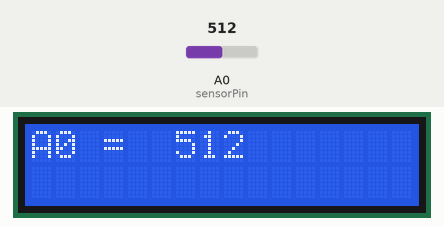
Recording of a sketch running on a simulated Arduino Uno, built with avr-gcc and run on an emulated ATmega328P. On the bench: 16×2 character LCD. The inputs (shaded band) are chosen by the test bench; at power-on: A0 (sensorPin) = 512.

Above: at 1.2 s.
1.3 s: A0 (sensorPin) set to 716
At 2.0 s:
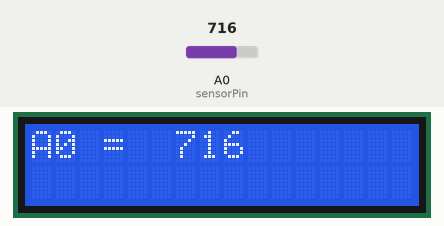
2.8 s: A0 (sensorPin) set to 900
At 3.8 s:
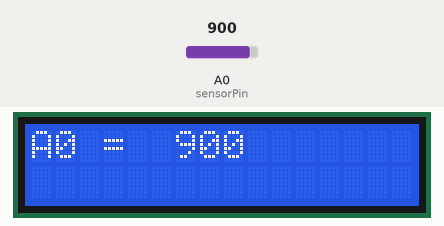
4.4 s: A0 (sensorPin) set to 1010
At 5.5 s:
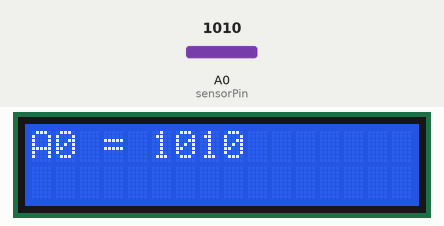
Timing chart, 0 to 7.4 s (numbered marks = the images above; inputs shaded):
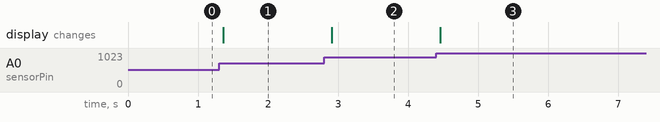

The sketch:

sketch_may26a_analogRead_to_LCD.ino
```cpp
#include <LiquidCrystal.h>

const byte rs = 12, en = 11, d4 = 5, d5 = 4, d6 = 3, d7 = 2;
LiquidCrystal lcd(rs, en, d4, d5, d6, d7);

const byte sensorPin = A0;

void setup() {
  lcd.begin(16, 2);
}

void loop() {
  unsigned int sensorValue;

  // sensorValue = analogRead(sensorPin);

  sensorValue = 0;
  for (byte i = 0; i < 64; i++)
    sensorValue += analogRead(sensorPin);
  sensorValue >>= 6;

  lcd.setCursor(0, 0);
  lcd.print("A0 = ");
  if (sensorValue < 1000) lcd.print(" ");
  if (sensorValue < 100) lcd.print(" ");
  if (sensorValue < 10) lcd.print(" ");
  lcd.print(sensorValue);

  delay(250);
}
```

Measured:
- after the input at 1.3 s, the display: changes after 0.06 s (image 1)
- after the input at 2.8 s, the display: changes after 0.11 s (image 2)
- after the input at 4.4 s, the display: changes after 0.06 s (image 3)
